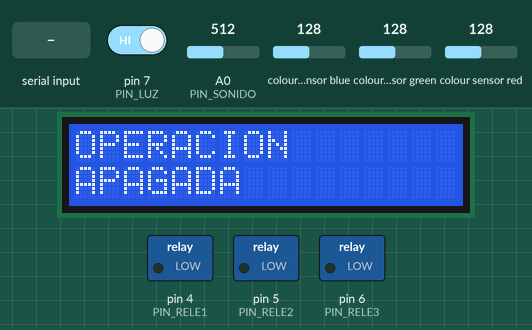
Simulated run of this sketch. Board: Arduino Uno, built with avr-gcc and run on an emulated ATmega328P. On the bench: 16×2 character LCD, switched loads named in the sketch (green lamp = pin HIGH). Inputs (shaded band) come from the test bench; at power-on: pin 7 (PIN_LUZ) HIGH, A0 (PIN_SONIDO) = 512, colour sensor blue 128, colour sensor green 128, colour sensor red 128. What the sketch prints to the serial monitor is not drawn.

Above: at 1.7 s.
1.8 s: "LUZ_ON\n" received over Serial
At 2.9 s:
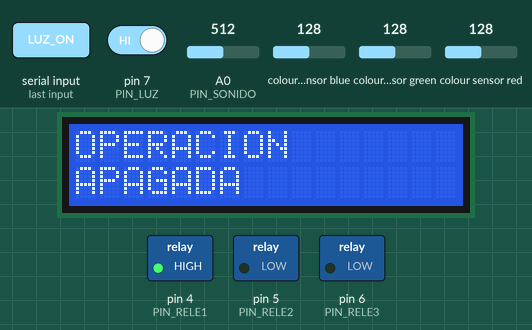
3.8 s: pin 7 (PIN_LUZ) driven LOW
At 6.8 s:
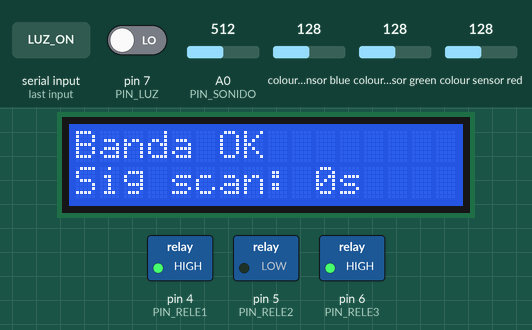
7.0 s: A0 (PIN_SONIDO) set to 22
At 7.65 s:
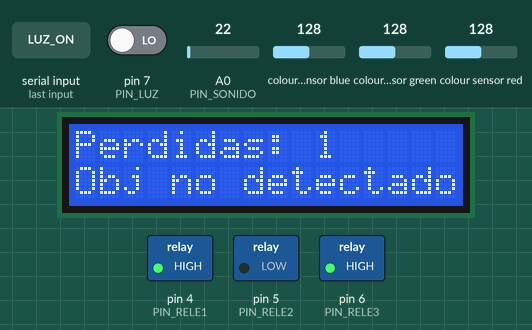
9.2 s: A0 (PIN_SONIDO) set to 19
At 10.4 s:
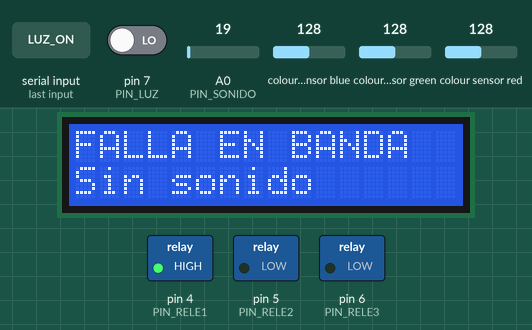
10.9 s: "UMBRAL_S 90\n" received over Serial
14.1 s: "STATUS\n" received over Serial
Timing chart, 0 to 17.1 s (numbered marks = the images above; inputs shaded):
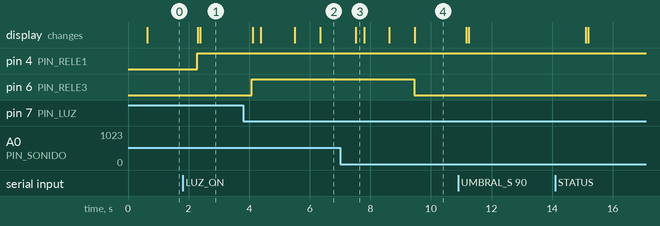

Measured:
- the behaviour switches between 21 and 20 on A0 (PIN_SONIDO) (found by bisection; images 3 and 4)
- after the input at 1.8 s, pin 4 (PIN_RELE1): LOW → HIGH after 0.48 s; the display: first changes after 0.51 s (image 1 shows a later state)
- after the input at 3.8 s, pin 6 (PIN_RELE3): LOW → HIGH after 0.29 s; the display: first changes after 0.31 s (image 2 shows a later state)
- after the input at 9.2 s, pin 6 (PIN_RELE3): HIGH → LOW after 0.25 s; the display: changes after 0.27 s (image 4)

The sketch:

PROYECTO.ino
```cpp
#include <Wire.h>
#include <Adafruit_TCS34725.h>
#include <LiquidCrystal_I2C.h>

// ── LCD I2C: si no muestra nada cambia 0x27 por 0x3F
LiquidCrystal_I2C lcd(0x27, 16, 2);

// ── Sensor de color TCS34725
Adafruit_TCS34725 tcs = Adafruit_TCS34725(
  TCS34725_INTEGRATIONTIME_50MS,
  TCS34725_GAIN_4X
);

// ── Pines
const int PIN_LUZ    = 7;   // Sensor de luz digital DO
const int PIN_SONIDO = A0;  // Sensor de sonido analogico
const int PIN_RELE1  = 4;   // Foco 1 -> controlado por serial (luz del cuarto)
const int PIN_RELE2  = 5;   // Foco 2 -> enciende cuando detecta verde correcto
const int PIN_RELE3  = 6;   // Foco 3 -> encendido = banda en funcionamiento

// ── Umbral de sonido MUY bajo para maxima sensibilidad
// Detecta sonidos aun mas debiles
int UMBRAL_SONIDO = 20;

// ── Umbrales de verde para TCS34725 (ajustar con STATUS apuntando al objeto verde)
int VERDE_G_MIN = 100;
int VERDE_R_MAX = 120;
int VERDE_B_MAX = 120;

// ── Contador de perdidas
int perdidas = 0;

// ── Temporizador de 5 segundos para deteccion de color
unsigned long tiempoUltimVerde = 0;
const unsigned long INTERVALO_COLOR = 5000;

// ── Estado del cuarto (foco 1 controlado por serial)
bool cuartoEncendido = false;

// ── Prototipos
void apagar_focos_proceso();
void mostrar_lcd(String l1, String l2);
void leer_serial();
void mostrar_ayuda();
bool detectar_verde();
int leer_sonido_pico();

// ─────────────────────────────────────────────────────────────
void setup() {
  Serial.begin(9600);

  pinMode(PIN_LUZ,   INPUT);
  pinMode(PIN_RELE1, OUTPUT);
  pinMode(PIN_RELE2, OUTPUT);
  pinMode(PIN_RELE3, OUTPUT);

  // Relevadores invertidos:
  // HIGH = encendido
  // LOW  = apagado
  digitalWrite(PIN_RELE1, LOW);
  digitalWrite(PIN_RELE2, LOW);
  digitalWrite(PIN_RELE3, LOW);

  lcd.init();
  lcd.backlight();
  mostrar_lcd("Iniciando...", "");

  if (!tcs.begin()) {
    mostrar_lcd("ERROR TCS34725", "Revisa SDA/SCL");
    Serial.println("ERROR: TCS34725 no encontrado.");
    Serial.println("Verifica: SDA -> pin 20, SCL -> pin 21");
    while (1);
  }

  mostrar_lcd("Sistema listo", "Escribe AYUDA");
  tiempoUltimVerde = millis();
  mostrar_ayuda();
}

// ─────────────────────────────────────────────────────────────
void loop() {
  leer_serial();

  bool hayLuz   = (digitalRead(PIN_LUZ) == LOW);
  int  sonido   = leer_sonido_pico();   // pico maximo en 50ms
  bool hayVibra = (sonido > UMBRAL_SONIDO);

  // CASO 1: cuarto apagado por comando serial
  if (!cuartoEncendido) {
    apagar_focos_proceso();
    mostrar_lcd("OPERACION", "APAGADA");
    delay(500);
    return;
  }

  // CASO 2: cuarto encendido pero sensor no detecta luz
  if (!hayLuz) {
    apagar_focos_proceso();
    mostrar_lcd("OPERACION", "APAGADA");
    delay(500);
    return;
  }

  // CASO 3: hay luz pero no hay sonido -> FALLA EN BANDA
  if (!hayVibra) {
    apagar_focos_proceso();
    mostrar_lcd("FALLA EN BANDA", "Sin sonido");
    Serial.println("ERROR,falla_en_banda,sin_sonido_de_motor");
    delay(500);
    return;
  }

  // OPERACION NORMAL: hay luz y hay sonido
  digitalWrite(PIN_RELE3, HIGH);

  // Revisar color cada 5 segundos
  unsigned long ahora = millis();
  if (ahora - tiempoUltimVerde >= INTERVALO_COLOR) {
    tiempoUltimVerde = ahora;

    bool verde = detectar_verde();

    if (verde) {
      digitalWrite(PIN_RELE2, HIGH);
      mostrar_lcd("Banda OK", "Perdidas: " + String(perdidas));
      Serial.print("OK,verde_detectado,perdidas=");
      Serial.println(perdidas);
      delay(400);
      digitalWrite(PIN_RELE2, LOW);
    } else {
      perdidas++;
      digitalWrite(PIN_RELE2, LOW);
      mostrar_lcd("Perdidas: " + String(perdidas), "Obj no detectado");
      Serial.print("ERROR,objeto_perdido,perdidas=");
      Serial.println(perdidas);
    }

  } else {
    int seg = (INTERVALO_COLOR - (ahora - tiempoUltimVerde)) / 1000;
    mostrar_lcd("Banda OK", "Sig scan: " + String(seg) + "s");
  }

  delay(200);
}

// ─────────────────────────────────────────────────────────────
// Lee el sensor de sonido 50 veces en 50ms y devuelve el pico maximo.
// Asi no se pierde ningun sonido breve o debil.
int leer_sonido_pico() {
  int pico = 0;
  for (int i = 0; i < 50; i++) {
    int val = analogRead(PIN_SONIDO);
    if (val > pico) pico = val;
    delay(1);
  }
  return pico;
}

// ─────────────────────────────────────────────────────────────
bool detectar_verde() {
  uint16_t r, g, b, c;
  tcs.getRawData(&r, &g, &b, &c);
  if (c == 0) return false;
  float nr = (float)r / c * 255;
  float ng = (float)g / c * 255;
  float nb = (float)b / c * 255;
  return (ng >= VERDE_G_MIN && nr <= VERDE_R_MAX && nb <= VERDE_B_MAX && ng > nr && ng > nb);
}

void apagar_focos_proceso() {
  digitalWrite(PIN_RELE2, LOW);
  digitalWrite(PIN_RELE3, LOW);
}

void mostrar_lcd(String l1, String l2) {
  lcd.clear();
  lcd.setCursor(0, 0);
  lcd.print(l1.substring(0, 16));
  lcd.setCursor(0, 1);
  lcd.print(l2.substring(0, 16));
}

void mostrar_ayuda() {
  Serial.println("=== Control de Calidad - Banda Transportadora ===");
  Serial.println("Comandos:");
  Serial.println("  LUZ_ON        -> Enciende foco 1 (cuarto encendido)");
  Serial.println("  LUZ_OFF       -> Apaga foco 1 (cuarto apagado)");
  Serial.println("  STATUS        -> Ver lectura actual de todos los sensores");
  Serial.println("  RESET         -> Reiniciar contador de perdidas a cero");
  Serial.println("  UMBRAL_S xxx  -> Cambiar umbral de sonido (ej: UMBRAL_S 80)");
  Serial.println("  AYUDA         -> Mostrar este menu");
  Serial.println("");
  Serial.println("Trama serial salida:");
  Serial.println("  ESTADO,descripcion,perdidas=N");
  Serial.println("=================================================");
}

void leer_serial() {
  if (!Serial.available()) return;
  String cmd = Serial.readStringUntil('\n');
  cmd.trim();

  if (cmd == "LUZ_ON") {
    cuartoEncendido = true;
    digitalWrite(PIN_RELE1, HIGH);
    Serial.println("Foco 1 encendido -> cuarto ON");
    mostrar_lcd("Cuarto ON", "Banda lista");
    tiempoUltimVerde = millis();

  } else if (cmd == "LUZ_OFF") {
    cuartoEncendido = false;
    digitalWrite(PIN_RELE1, LOW);
    Serial.println("Foco 1 apagado -> cuarto OFF");
    mostrar_lcd("OPERACION", "APAGADA");

  } else if (cmd == "STATUS") {
    uint16_t r, g, b, c;
    tcs.getRawData(&r, &g, &b, &c);
    float nr = c > 0 ? (float)r / c * 255 : 0;
    float ng = c > 0 ? (float)g / c * 255 : 0;
    float nb = c > 0 ? (float)b / c * 255 : 0;
    int pico = leer_sonido_pico();
    Serial.println("── STATUS ──────────────────────");
    Serial.print("Sonido pico : "); Serial.print(pico);
    Serial.print("  (umbral="); Serial.print(UMBRAL_SONIDO); Serial.println(")");
    Serial.print("Hay sonido  : "); Serial.println(pico > UMBRAL_SONIDO ? "SI" : "NO");
    Serial.print("Luz         : "); Serial.println(digitalRead(PIN_LUZ) == LOW ? "DETECTADA" : "NO detectada");
    Serial.print("Cuarto      : "); Serial.println(cuartoEncendido ? "ON" : "OFF");
    Serial.print("Color raw   : R="); Serial.print(r);
    Serial.print(" G="); Serial.print(g);
    Serial.print(" B="); Serial.println(b);
    Serial.print("Color norm  : R="); Serial.print(nr, 1);
    Serial.print(" G="); Serial.print(ng, 1);
    Serial.print(" B="); Serial.println(nb, 1);
    Serial.print("Verde?      : "); Serial.println(detectar_verde() ? "SI" : "NO");
    Serial.print("Perdidas    : "); Serial.println(perdidas);
    Serial.println("────────────────────────────────");
    mostrar_lcd("STATUS", "Ver serial...");

  } else if (cmd == "RESET") {
    perdidas = 0;
    tiempoUltimVerde = millis();
    Serial.println("Perdidas reiniciadas a 0.");
    mostrar_lcd("Perdidas", "reiniciadas: 0");

  } else if (cmd.startsWith("UMBRAL_S ")) {
    int val = cmd.substring(9).toInt();
    if (val > 0 && val < 1024) {
      UMBRAL_SONIDO = val;
      Serial.print("Umbral sonido -> "); Serial.println(val);
      mostrar_lcd("Umbral sonido", String(val));
    } else {
      Serial.println("Valor invalido. Rango: 1-1023");
    }

  } else if (cmd == "AYUDA") {
    mostrar_ayuda();

  } else if (cmd.length() > 0) {
    Serial.print("Comando no reconocido: '");
    Serial.print(cmd);
    Serial.println("'  Escribe AYUDA.");
  }
}
```
